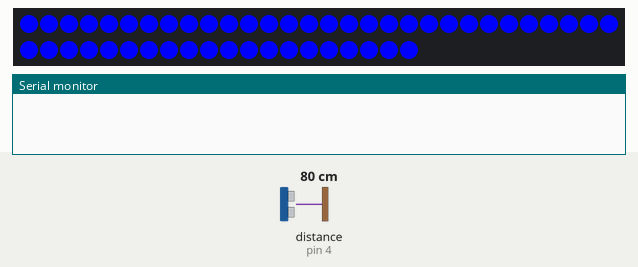
This sketch was run on a simulated Arduino Uno, built with avr-gcc and run on an emulated ATmega328P. Parts: 50 RGB LEDs in strip order, left to right, continuing on the next row, the last lines printed to the serial monitor. The inputs (shaded band) are chosen by the test bench; at power-on: distance to the obstacle (sensor on pin 4) 80 cm.

Above: at 2.2 s.
2.3 s: distance to the obstacle (sensor on pin 4) set to 64 cm
3.8 s: distance to the obstacle (sensor on pin 4) set to 57 cm
At 5.2 s:
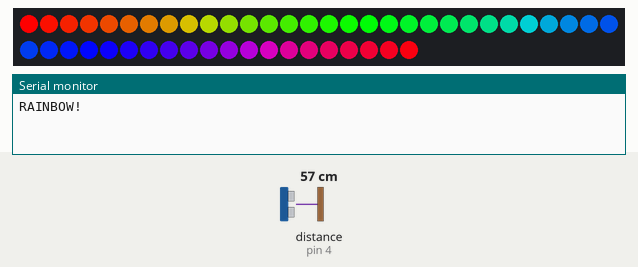
5.5 s: distance to the obstacle (sensor on pin 4) set to 43 cm
7.7 s: distance to the obstacle (sensor on pin 4) set to 35 cm
At 10.2 s:
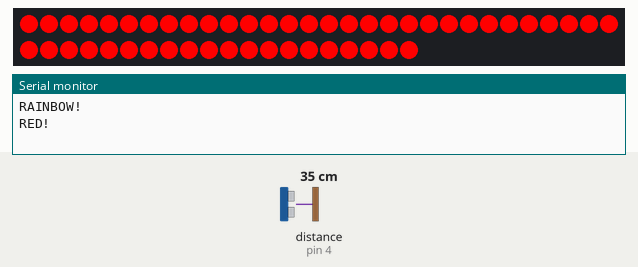
10.5 s: distance to the obstacle (sensor on pin 4) set to 16 cm
12.7 s: distance to the obstacle (sensor on pin 4) set to 13 cm
At 14.4 s:
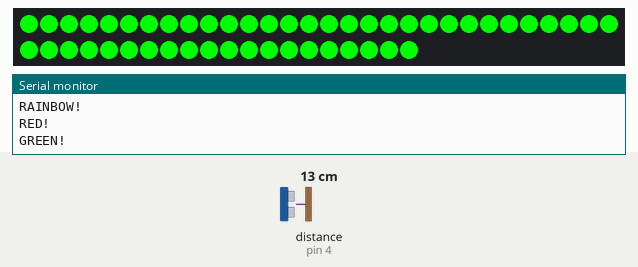
Timing chart, 0 to 15.9 s (numbered marks = the images above; inputs shaded):
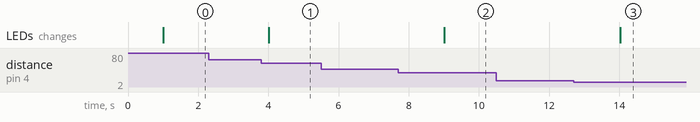

Measured:
- the behaviour switches between 60 and 59 cm on distance to the obstacle (sensor on pin 4) (found by bisection; images 0 and 1)
- the behaviour switches between 40 and 39 cm on distance to the obstacle (sensor on pin 4) (found by bisection; images 1 and 2)
- the behaviour switches between 15 and 14 cm on distance to the obstacle (sensor on pin 4) (found by bisection; images 2 and 3)
- after the input at 2.3 s, every drawn part: stays the same
- after the input at 3.8 s, the LEDs: change after 0.21 s (image 1)
- after the input at 5.5 s, every drawn part: stays the same
- after the input at 7.7 s, the LEDs: change after 1.3 s (image 2)
- after the input at 10.5 s, every drawn part: stays the same
- after the input at 12.7 s, the LEDs: change after 1.3 s (image 3)

The sketch:

ultrasonic_cases.ino
```cpp
// (licence header left out)
/***************************************************************************/
//	Function: Measure the distance to obstacles in front and print the distance
//			  value to the serial terminal.The measured distance is from
//			  the range 0 to 400cm(157 inches).
//	Hardware: Grove - Ultrasonic Ranger
//	Arduino IDE: Arduino-1.0
/*****************************************************************************/

#include "Ultrasonic.h"
#include <Adafruit_NeoPixel.h>
#ifdef __AVR__
#include <avr/power.h>  // Required for 16 MHz Adafruit Trinket
#endif

#define LED_PIN 2
#define NUM_LEDS 50


Adafruit_NeoPixel strip(NUM_LEDS, LED_PIN, NEO_GRB + NEO_KHZ800);


Ultrasonic ultrasonic(4);

void rainbow(uint8_t wait);

unsigned long previousMillis = 0;  // Variable to store the previous time
unsigned long rbpreviousMillis = 0;
const uint8_t rainbowDelay = 20;     // Delay between color transitions in milliseconds
const unsigned long interval = 500;  // Interval between measurements in milliseconds

enum DistanceCase {
  CASE_GREEN,
  CASE_RED,
  CASE_RAINBOW,
  CASE_FAR
};

DistanceCase currentCase = CASE_FAR;  // Current distance case

void setup() {
  Serial.begin(9600);
  strip.begin();
  strip.show();  // Initialize all LEDs to off
  delay(1000);   // Delay for 1 second

  for (int i = 0; i < NUM_LEDS; i++) {
    strip.setPixelColor(i, strip.Color(0, 0, 255));  // Red color (R, G, B)
  }

  strip.show();  // Update the LED strip
}

void loop() {
  unsigned long currentMillis = millis();  // Get the current time

  if (currentMillis - previousMillis >= interval) {
    previousMillis = currentMillis;  // Update the previous time

    unsigned int distance = ultrasonic.MeasureInCentimeters();  // Get distance in centimeters

    DistanceCase newCase = currentCase;

    if (distance < 15) {
      newCase = CASE_GREEN;
    } else if (distance >= 20 && distance < 40) {
      newCase = CASE_RED;
    } else if (distance >= 40 && distance < 60) {
      newCase = CASE_RAINBOW;
    }

    if (newCase != currentCase) {
      switch (newCase) {
        case CASE_GREEN:
          // // Handle close distance case
          strip.begin();
          strip.show();  // Initialize all LEDs to off
          delay(1000);   // Delay for 1 second

          for (int i = 0; i < NUM_LEDS; i++) {
            strip.setPixelColor(i, strip.Color(0, 255, 0));  // Red color (R, G, B)
          }

          strip.show();  // Update the LED strip
          Serial.println("GREEN!");
          break;

        case CASE_RED:
          // Handle moderate distance case
          strip.begin();
          strip.show();  // Initialize all LEDs to off
          delay(1000);   // Delay for 1 second

          for (int i = 0; i < NUM_LEDS; i++) {
            strip.setPixelColor(i, strip.Color(255, 0, 0));  // Red color (R, G, B)
          }

          strip.show();  // Update the LED strip
          Serial.println("RED!");
          break;

        case CASE_RAINBOW:
          // Handle moderate distance case
          if (millis() - rbpreviousMillis >= rainbowDelay) {
            rbpreviousMillis = millis();  // Update previousMillis

            rainbowCycle(rainbowDelay);  // Call rainbowCycle function with the specified delay
          }
          Serial.println("RAINBOW!");
          break;

        case CASE_FAR:
          // Handle far distance case
          // for (int i = 0; i < NUM_LEDS; i++) {
          //   strip.setPixelColor(i, strip.Color(255, 255, 255));  // Red color (R, G, B)
          // }

          // strip.show();  // Update the LED strip

          Serial.println("Object is far away.");
          break;
      }

      currentCase = newCase;
    }
  }
}

void rainbowCycle(uint8_t wait) {
  static uint16_t cycle = 0;

  for (uint16_t i = 0; i < strip.numPixels(); i++) {
    uint32_t color = Wheel(((i * 256 / strip.numPixels()) + cycle) & 255);
    strip.setPixelColor(i, color);
  }

  strip.show();

  cycle++;
  if (cycle >= 256 * 5) {  // 5 cycles of all colors
    cycle = 0;
  }
}

uint32_t Wheel(byte WheelPos) {
  WheelPos = 255 - WheelPos;
  if (WheelPos < 85) {
    return strip.Color(255 - WheelPos * 3, 0, WheelPos * 3);
  }
  if (WheelPos < 170) {
    WheelPos -= 85;
    return strip.Color(0, WheelPos * 3, 255 - WheelPos * 3);
  }
  WheelPos -= 170;
  return strip.Color(WheelPos * 3, 255 - WheelPos * 3, 0);
}
```
